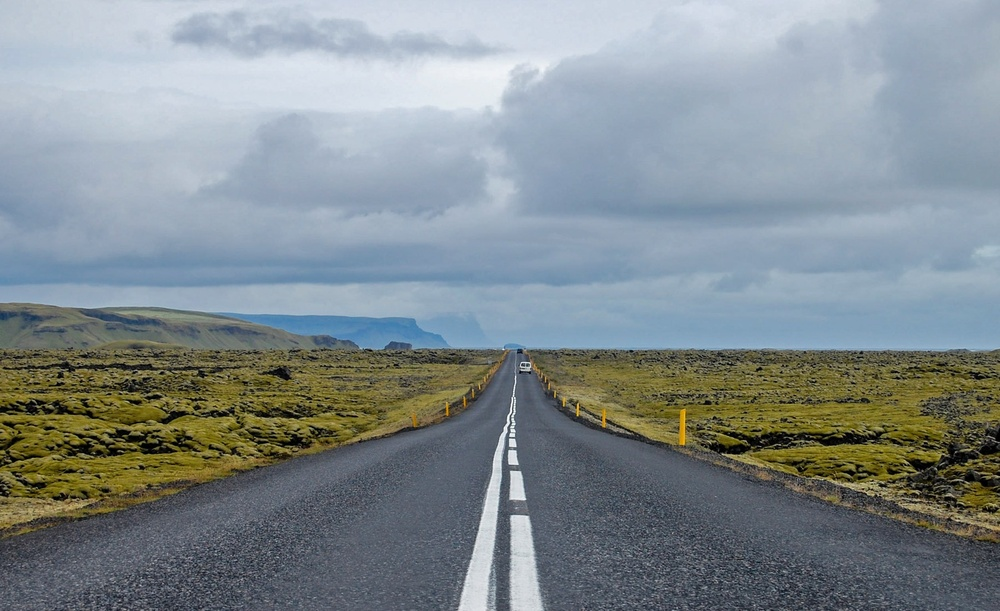
#> input picture 2_image_processing/road.jpg, 1000 x 611 px, shrunk from 1800 x 1100 before the run
$ python 3_houg_transform.py
#> lines starting #> are read from the running program, lines starting #| are printed output that depends on the picture; after the words box and inside, x2 and y2 are one past the last pixel; in counts of white or black regions, pixels touching at a corner belong together
import cv2
import numpy as np

# 이미지 로드 및 전처리
image = cv2.imread("road.jpg")
#> image is the input picture: shape (611, 1000, 3); mean B, G, R 143.6, 139.7, 129.9
gray = cv2.cvtColor(image, cv2.COLOR_BGR2GRAY)
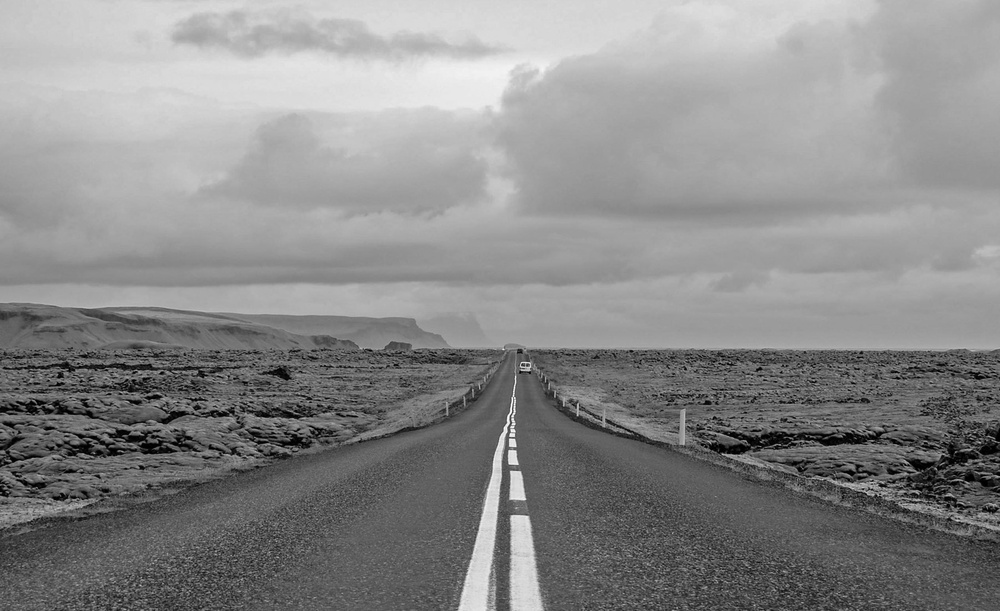
#> gray: shape (611, 1000); min 0, max 254, mean 137.2
blur = cv2.GaussianBlur(gray, (5, 5), 0)
edges = cv2.Canny(blur, 50, 150)
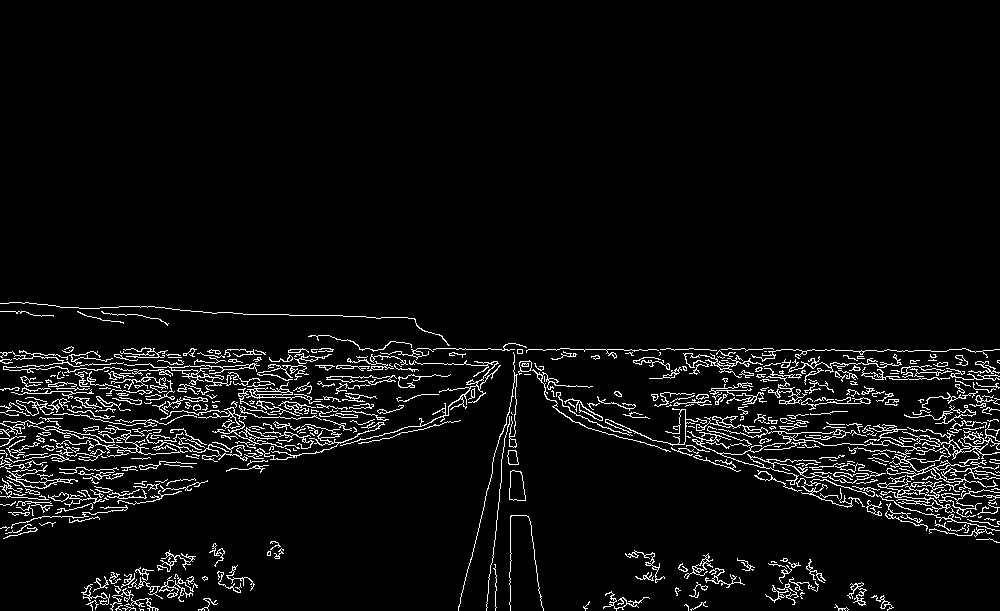
#> edges: shape (611, 1000); 5% white in thin lines or dots, all inside (x1, y1, x2, y2) = (0, 302, 1000, 611)

# Hough Transform을 활용한 직선 검출
lines = cv2.HoughLinesP(edges, 1, np.pi/180, 50, minLineLength=100, maxLineGap=50)
#> lines = 305 rows, first 6: [64, 349, 834, 349], [27, 372, 401, 366], [1, 461, 864, 386], [665, 450, 997, 485], [3, 430, 406, 401], [2, 460, 827, 387]

# 검출된 선을 원본 이미지에 표시
for line in lines:
    x1, y1, x2, y2 = line[0]
    cv2.line(image, (x1, y1), (x2, y2), (0, 255, 0), 3)
#> this loop made 305 passes
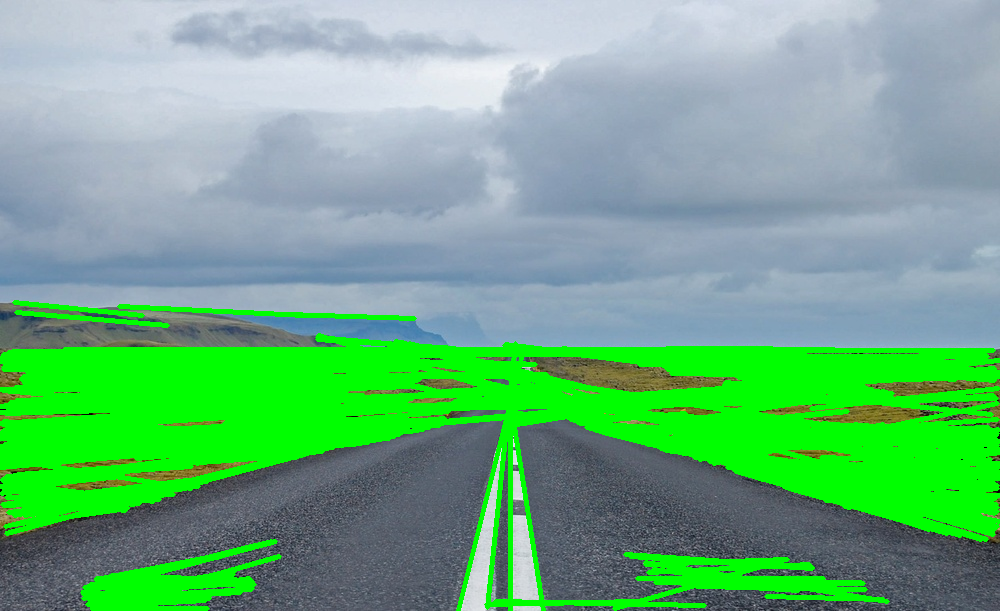
#> image: shape (611, 1000, 3); mean B, G, R 129.4, 176.3, 108.8

cv2.imshow("Lane Detection", image)
cv2.waitKey(0)
cv2.destroyAllWindows()
